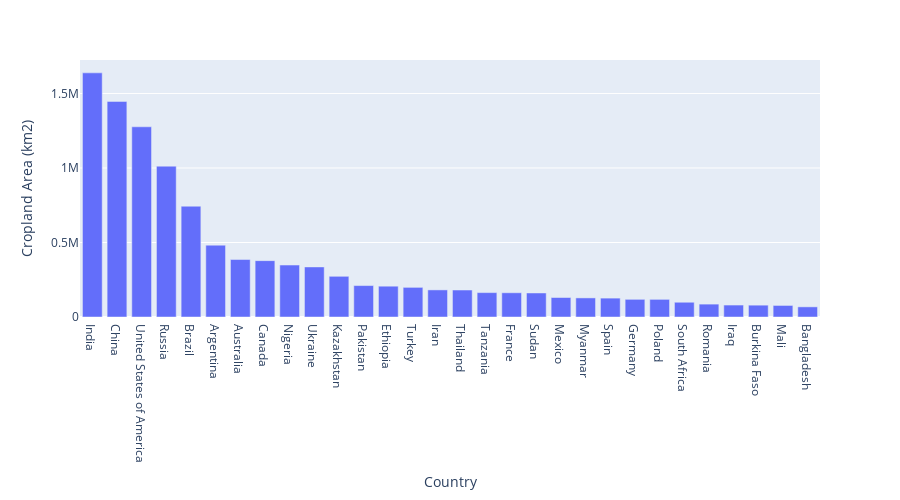

Notebook cell for this chart:
### Code cell
geemap.bar_chart(
    'data/esa_2021_country.csv',
    x='NAME',
    y='Class_40',
    max_rows=30,
    x_label='Country',
    y_label='Cropland Area (km2)',
)

### Figure 1 — Plotly figure (JSON) as saved in the notebook; plotly's stock layout.template omitted (floating-point values rounded to 4 significant figures)
{"data": [{"alignmentgroup": "True", "hovertemplate": "Country=%{x}<br>Cropland Area (km2)=%{y}<extra></extra>", "legendgroup": "", "marker": {"color": "#636efa", "pattern": {"shape": ""}}, "name": "", "offsetgroup": "", "orientation": "v", "showlegend": false, "textposition": "auto", "type": "bar", "x": ["India", "China", "United States of America", "Russia", "Brazil", "Argentina", "Australia", "Canada", "Nigeria", "Ukraine", "Kazakhstan", "Pakistan", "Ethiopia", "Turkey", "Iran", "Thailand", "Tanzania", "France", "Sudan", "Mexico", "Myanmar", "Spain", "Germany", "Poland", "South Africa", "Romania", "Iraq", "Burkina Faso", "Mali", "Bangladesh"], "xaxis": "x", "y": [1638533, 1446846, 1276553, 1012249, 743560, 482098, 385686, 378279, 348592, 336166, 273147, 210943, 206776, 198949, 181841, 181067, 163660, 162592, 161234, 130779, 128158, 126701, 118585, 118420, 99088, 86439, 80204, 79439, 77494, 68112], "yaxis": "y"}], "layout": {"barmode": "group", "height": 500, "legend": {"tracegroupgap": 0}, "margin": {"t": 60}, "xaxis": {"anchor": "y", "domain": [0, 1], "title": {"text": "Country"}}, "yaxis": {"anchor": "x", "domain": [0, 1], "title": {"text": "Cropland Area (km2)"}}}}
